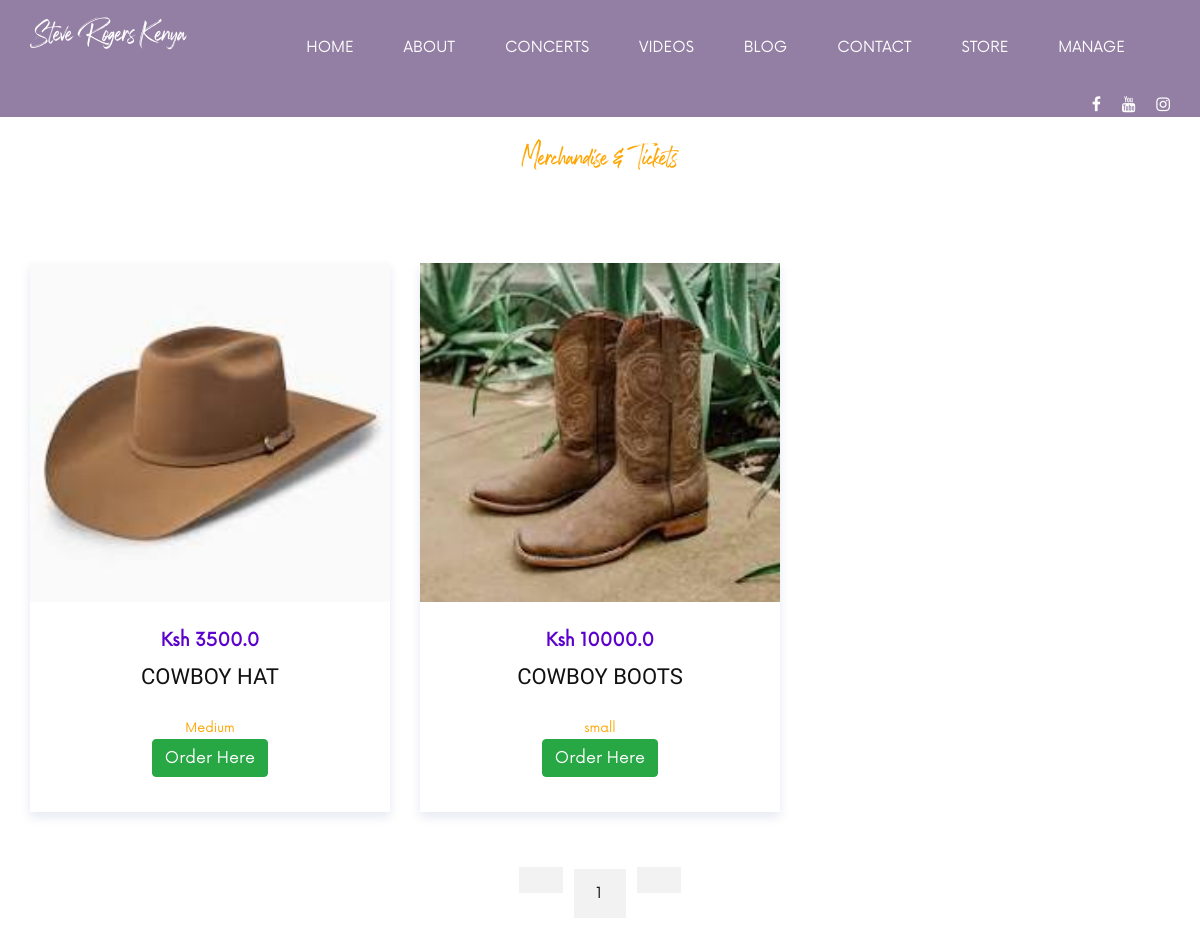
The page /store_page on the database as committed earlier.
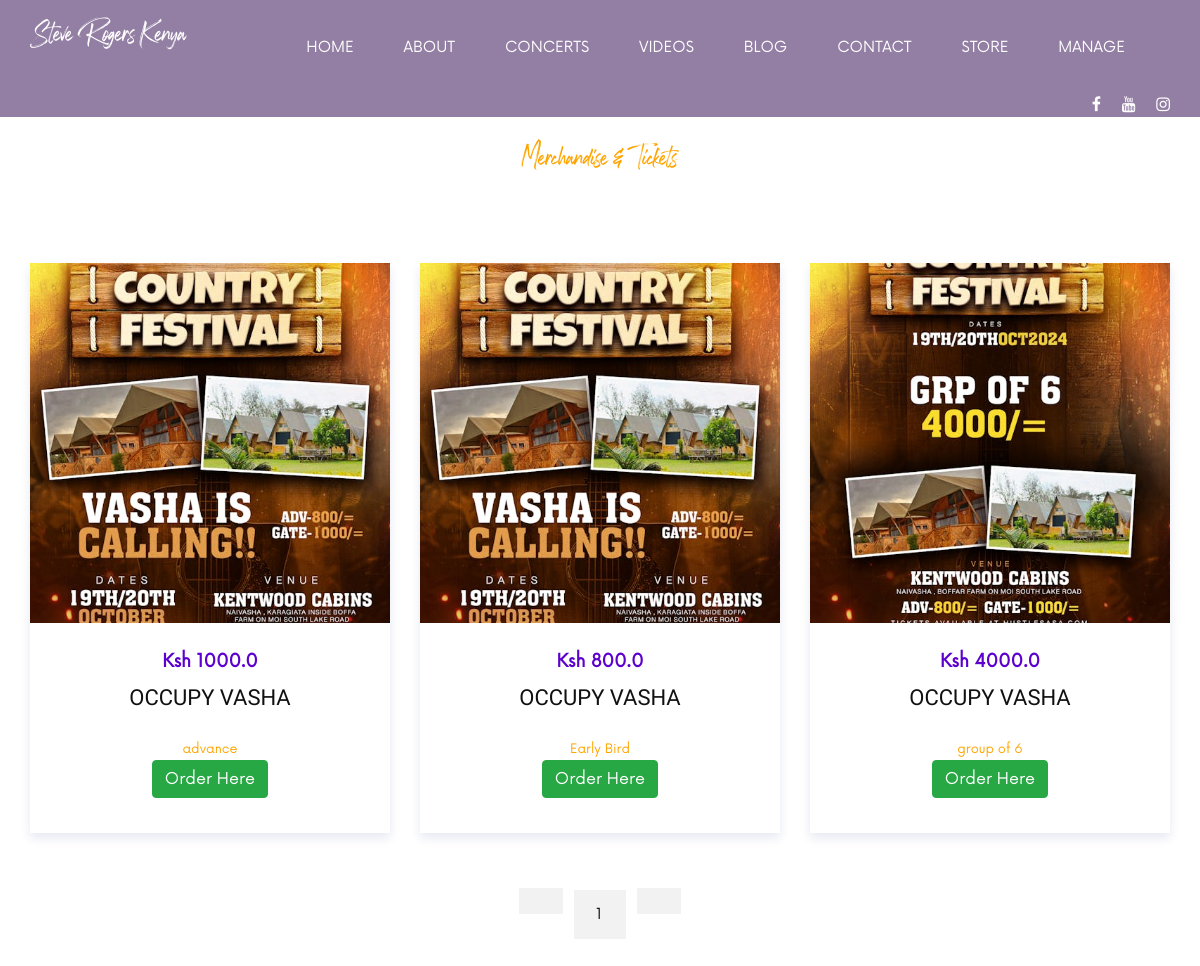
The same page on the database as committed later.
### music_site/models.py (models this page shows, shortened)
class Items(models.Model):
    item_name = models.CharField(max_length=200)
    description = models.TextField(max_length=200)
    attributes = models.ManyToManyField(item_attributes, blank=True)
    image = models.ImageField(default="default-image", blank=True, upload_to='store_images')
    stage = models.CharField(max_length=200, choices=(('stock', 'stock'),('in-cart', 'in-cart'),('paid', 'paid'),('complete','çomplete'),('returned', 'returned')))
    date = models.DateTimeField()
    class Meta:
        verbose_name_plural = "Items Details"

class item_attributes(models.Model):
    attribute = models.CharField(max_length=200)
    description = models.TextField()
    cost = models.FloatField()
    price = models.FloatField()
    status = models.CharField(max_length=200,choices=(('in-stock', 'in-stock'),('low', 'low'),('sold-out', 'sold-out')))
    class Meta:
        verbose_name_plural = "Items Atrributes"

### music_site/views.py (the view)
# urls.py: path('store_page',views.store_page,name="site-store-page"),
def store_page(request):
    item_list = Items.objects.all()
    page = request.GET.get('page',1)
    paginator = Paginator(item_list, 6)
    try:
        items = paginator.get_page(page)
    except PageNotAnInteger:
        items = paginator.page(1)
    except EmptyPage:
        items = paginator.page(paginator.num_pages)
    contxt = {"items":items}
    return render(request,'music_site/store.html',contxt)

### music_site/templates/music_site/store.html (shortened to what this page needs)
{% extends 'music_site/base.html' %}
{% block home %}
<section class="discography spad">
    <div class="container">
        <div class="row">
            <div class="col-lg-12">
                <div class="section-title center-title">
                    <br>
                    <h4 style="font-family:Rockville Solid Regular; color:orange">Merchandise & Tickets</h4>
                </div>
            </div>
        </div>
        <div class="row">
            {% for item in items %}
            <div class="col-lg-4 col-md-6 col-sm-6">
                <div class="discography__item">
                    <div class="discography__item__pic">
                        <img src="{{item.image.url}}" alt="">
                    </div>
                    <div class="discography__item__text">
                        <span>Ksh {{item.attributes.first.price}}</span>
                        <h4>{{item.item_name}} </h4>
                        <small style="color:orange;">{{item.attributes.first.description}}</small>
                        <br>
                        <a href="https://steverogers.hustlesasa.shop/" class="btn btn-success">Order Here</a>
                    </div>
                </div>
            </div>
           {% endfor %}
            <div class="col-lg-12">
                <div class="pagination__links">
                    {% if items.has_other_pages %}
                    <a href="?page={{items.previous_page_number}}">&laquo;</a>
                    {% else %}
                    <a></a>
                    {% endif %}
                    {% for i in items.paginator.page_range %}
                       {% if items.number == i %}
                        <a class="active" href="?page={{ i }}">{{ i }}</a>
                       {% else %}
                        <a href="?page={{ i }}">{{ i }}</a>
                       {% endif %}
                    {% endfor %}
                    {% if items.has_next %}
                    <a href="?page={{items.next_page_number}}">&raquo;</a>
                    {% else %}
                    <a></>
                    {% endif %}
                </div>
            </div>
        </div>
    </div>
</section>
{% endblock home %}

### music_site/templates/music_site/base.html (shortened to what this page needs)
{% load static %}
<!DOCTYPE html>
<html lang="zxx">
<head>
    <link rel="stylesheet" href="{% static 'css/bootstrap.min.css' %}" type="text/css">
    <link rel="stylesheet" href="{% static 'css/font-awesome.min.css' %}" type="text/css">
    <link rel="stylesheet" href="{% static 'css/barfiller.css' %}" type="text/css">
    <link rel="stylesheet" href="{% static 'css/nowfont.css' %}" type="text/css">
    <link rel="stylesheet" href="{% static 'css/rockville.css' %}" type="text/css">
    <link rel="stylesheet" href="{% static 'css/magnific-popup.css' %}" type="text/css">
    <link rel="stylesheet" href="{% static 'css/owl.carousel.min.css' %}" type="text/css">
    <link rel="stylesheet" href="{% static 'css/slicknav.min.css' %}" type="text/css">
    <link rel="stylesheet" href="{% static 'css/style.css' %}" type="text/css">
</head>
<body>
    <header class="header">
        <div class="container">
            <div class="row">
                <div class="col-lg-2 col-md-2">
                    <div class="header__logo">
                       <h4 style="font-family:Rockville Solid Regular; color:white">Steve Rogers Kenya</h4>
                    </div>
                </div>
                <div class="col-lg-10 col-md-10">
                    <div class="header__nav">
                        <nav class="header__menu mobile-menu">
                            <ul>
                                <li><a href="{% url 'site-index' %}">Home</a></li>
                                <li><a href="{% url 'site-about' %}">About</a></li>
                                <li><a href="{% url 'site-concert-page' %}">Concerts</a></li>
                                <li><a href="{% url 'site-youtube-videos' %}">Videos</a></li>
                                <li><a href="{% url 'site-blog-page' %}">Blog</a>
                                </li>
                                <li><a href="{% url 'site-contact-page' %}">Contact</a></li>
                                <li><a href="{% url 'site-store-page' %}">Store</a></li>
                                <li><a href="/admin">Manage</a></li>
                            </ul>
                        </nav>
                        <div class="header__right__social">
                            <a href="https://www.facebook.com/steverogerswyne/"><i class="fa fa-facebook"></i></a>
                            <a href="https://www.youtube.com/channel/UCKHT_fhViYlUSeJ7CyC5BQA"><i class="fa fa-youtube"></i></a>
                            <a href="https://www.instagram.com/steverogerskenya/profilecard/?igsh=bGJ2ZnRiNGVmdHo3"><i class="fa fa-instagram"></i></a>
                        </div>
                    </div>
                </div>
            </div>
        </div>
    </header>
   {% block home %}
   {% endblock home %}
</body>
</html>

### music_site/static/css/style.css (style rules this page uses)
html, body { height: 100%; font-family: "Now Regular"; -webkit-font-smoothing: antialiased; }
h1, h2, h3, h4, h5, h6 { margin: 0; color: #111111; font-weight: 400; font-family: "Rajdhani", sans-serif; }
h4 { font-size: 24px; }
img { max-width: 100%; }
ul, ol { padding: 0; margin: 0; }
.section-title { margin-bottom: 40px; position: relative; z-index: 1; }
.section-title.center-title { text-align: center; }
.spad { padding-top: 100px; padding-bottom: 100px; }
.header { background: rgba(42, 1, 74, 0.5); position: absolute; left: 0; top: 0; width: 100%; z-index: 9; }
.header__logo { padding: 20px 0 25px; }
.header__nav { text-align: right; }
.header__menu { padding: 31px 0 27px; display: inline-block; margin-right: 45px; }
.header__menu ul li { list-style: none; display: inline-block; margin-right: 45px; position: relative; }
.header__menu ul li:last-child { margin-right: 0; }
.header__menu ul li a { font-size: 15px; text-transform: uppercase; color: #ffffff; display: block; padding: 6px 0; position: relative; }
.header__menu ul li a:after { position: absolute; left: 0; bottom: 0; width: 100%; height: 2px; background: #ffffff; content: ""; -webkit-transition: all, 0.5s; -o-transition: all, 0.5s; transition: all, 0.5s; opacity: 0; }
.header__right__social { display: inline-block; }
.header__right__social a { display: inline-block; font-size: 16px; color: #ffffff; margin-right: 16px; }
.header__right__social a:last-child { margin-right: 0; }
.discography { padding-bottom: 40px; padding-top: 120px; overflow: hidden; }
.discography .section-title { margin-bottom: 90px; }
.discography__item { margin-bottom: 45px; -webkit-box-shadow: 0px 5px 10px rgba(22, 41, 124, 0.1); box-shadow: 0px 5px 10px rgba(22, 41, 124, 0.1); }
.discography__item__pic img { min-width: 100%; }
.discography__item__text { padding: 25px 30px 35px; text-align: center; }
.discography__item__text span { font-size: 18px; color: #5c00ce; font-weight: 700; }
.discography__item__text h4 { font-size: 22px; text-transform: uppercase; color: #111111; margin-top: 10px; margin-bottom: 25px; }
.discography__item__text a { display: inline-block; margin-right: 10px; }
.discography__item__text a:last-child { margin-right: 0; }
.pagination__links { text-align: center; padding-top: 10px; }
.pagination__links a { display: inline-block; font-size: 15px; color: #111111; text-transform: uppercase; letter-spacing: 2px; background: #f2f2f2; -webkit-transition: all, 0.3s; -o-transition: all, 0.3s; transition: all, 0.3s; margin-right: 6px; margin-bottom: 5px; padding: 14px 22px 12px; }
.pagination__links a:last-child { margin-right: 0; }
@media only screen and (min-width: 1200px) { .container { max-width: 1170px; } }

Rows that differ between the two databases and show on the page:
changed Items: image: a different picture; attributes.first.price "3500.0" → "1000.0"; item_name "COWBOY HAT" → "OCCUPY VASHA"; attributes.first.description "Medium" → "advance"
changed Items: image: a different picture; attributes.first.price "10000.0" → "800.0"; item_name "COWBOY BOOTS" → "OCCUPY VASHA"; attributes.first.description "small" → "Early Bird"
added Items: image (picture), attributes.first.price "4000.0", item_name "OCCUPY VASHA", attributes.first.description "group of 6"
